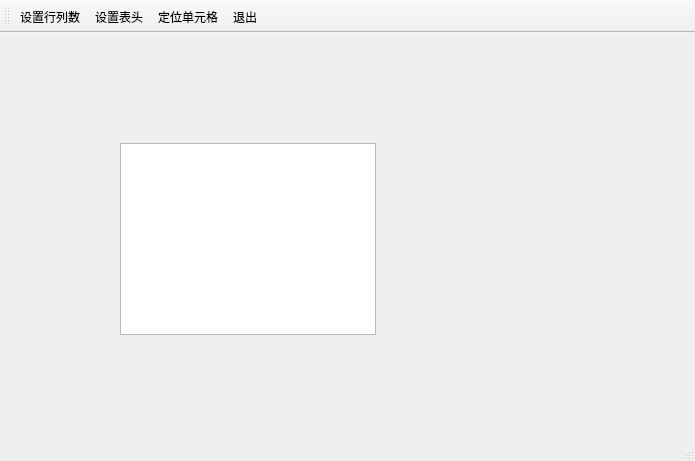
<?xml version="1.0" encoding="UTF-8"?>
<ui version="4.0">
 <class>MainWindow</class>
 <widget class="QMainWindow" name="MainWindow">
  <property name="geometry">
   <rect>
    <x>0</x>
    <y>0</y>
    <width>695</width>
    <height>461</height>
   </rect>
  </property>
  <property name="windowTitle">
   <string>自定义对话框Demo</string>
  </property>
  <property name="toolButtonStyle">
   <enum>Qt::ToolButtonTextUnderIcon</enum>
  </property>
  <widget class="QWidget" name="centralwidget">
   <widget class="QTableView" name="tableView">
    <property name="geometry">
     <rect>
      <x>120</x>
      <y>110</y>
      <width>256</width>
      <height>192</height>
     </rect>
    </property>
   </widget>
  </widget>
  <widget class="QStatusBar" name="statusbar"/>
  <widget class="QToolBar" name="toolBar">
   <property name="windowTitle">
    <string>toolBar</string>
   </property>
   <attribute name="toolBarArea">
    <enum>TopToolBarArea</enum>
   </attribute>
   <attribute name="toolBarBreak">
    <bool>false</bool>
   </attribute>
   <addaction name="actTab_SetSize"/>
   <addaction name="actTab_SetHeader"/>
   <addaction name="actTab_Locate"/>
   <addaction name="actFile_Quit"/>
  </widget>
  <action name="actTab_SetSize">
   <property name="icon">
    <iconset resource="res.qrc">
     <normaloff>:/images/230.bmp</normaloff>:/images/230.bmp</iconset>
   </property>
   <property name="text">
    <string>设置行列数</string>
   </property>
   <property name="menuRole">
    <enum>QAction::NoRole</enum>
   </property>
  </action>
  <action name="actTab_SetHeader">
   <property name="icon">
    <iconset resource="res.qrc">
     <normaloff>:/images/516.bmp</normaloff>:/images/516.bmp</iconset>
   </property>
   <property name="text">
    <string>设置表头</string>
   </property>
   <property name="menuRole">
    <enum>QAction::NoRole</enum>
   </property>
  </action>
  <action name="actFile_Quit">
   <property name="icon">
    <iconset resource="res.qrc">
     <normaloff>:/images/132.bmp</normaloff>:/images/132.bmp</iconset>
   </property>
   <property name="text">
    <string>退出</string>
   </property>
   <property name="menuRole">
    <enum>QAction::NoRole</enum>
   </property>
  </action>
  <action name="actTab_Locate">
   <property name="icon">
    <iconset resource="res.qrc">
     <normaloff>:/images/304.bmp</normaloff>:/images/304.bmp</iconset>
   </property>
   <property name="text">
    <string>定位单元格</string>
   </property>
   <property name="menuRole">
    <enum>QAction::NoRole</enum>
   </property>
  </action>
 </widget>
 <resources>
  <include location="res.qrc"/>
 </resources>
 <connections>
  <connection>
   <sender>actFile_Quit</sender>
   <signal>triggered()</signal>
   <receiver>MainWindow</receiver>
   <slot>close()</slot>
   <hints>
    <hint type="sourcelabel">
     <x>-1</x>
     <y>-1</y>
    </hint>
    <hint type="destinationlabel">
     <x>347</x>
     <y>230</y>
    </hint>
   </hints>
  </connection>
 </connections>
</ui>
